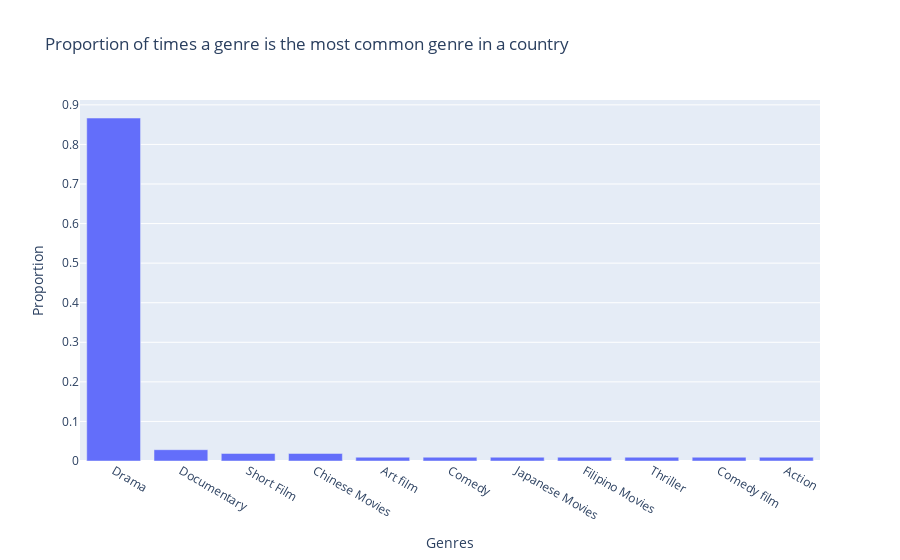

Here is the notebook cell this chart was saved with:
### Code cell
df_tot_nb_movies_per_genre_per_country = df2.groupby(['countries','genres']).size().reset_index(name='count')
df_most_genre_per_country = df_tot_nb_movies_per_genre_per_country.groupby('countries').apply(lambda x: x.nlargest(1, 'count')).reset_index(drop=True)

# Plot the number of times a genre is the most common genre in a country
most_genres_count = df_most_genre_per_country['genres'].value_counts()
proportion_most_common_genre = most_genres_count / most_genres_count.sum()

fig = px.bar(
    x=proportion_most_common_genre.index,
    y=proportion_most_common_genre.values,
    labels={'x': 'Genres', 'y': 'Proportion'},
    title='Proportion of times a genre is the most common genre in a country'
)
fig.show()

### Figure 1 — Plotly figure (JSON) as saved in the notebook; plotly's stock layout.template omitted (floating-point values rounded to 4 significant figures)
{"data": [{"alignmentgroup": "True", "hovertemplate": "Genres=%{x}<br>Proportion=%{y}<extra></extra>", "legendgroup": "", "marker": {"color": "#636efa", "pattern": {"shape": ""}}, "name": "", "offsetgroup": "", "orientation": "v", "showlegend": false, "textposition": "auto", "type": "bar", "x": ["Drama", "Documentary", "Short Film", "Chinese Movies", "Art film", "Comedy", "Japanese Movies", "Filipino Movies", "Thriller", "Comedy film", "Action"], "xaxis": "x", "y": [0.8667, 0.02857, 0.01905, 0.01905, 0.009524, 0.009524, 0.009524, 0.009524, 0.009524, 0.009524, 0.009524], "yaxis": "y"}], "layout": {"barmode": "relative", "legend": {"tracegroupgap": 0}, "title": {"text": "Proportion of times a genre is the most common genre in a country"}, "xaxis": {"anchor": "y", "domain": [0, 1], "title": {"text": "Genres"}}, "yaxis": {"anchor": "x", "domain": [0, 1], "title": {"text": "Proportion"}}}}
